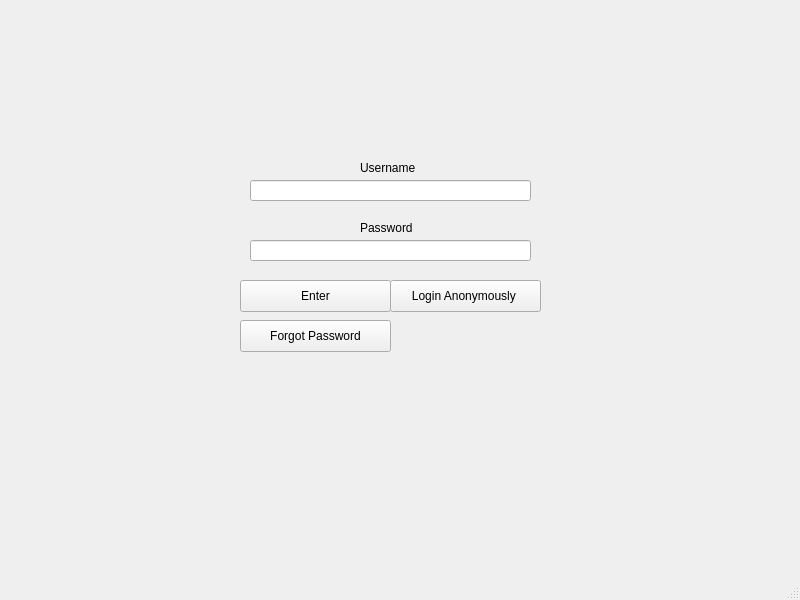
<?xml version="1.0" encoding="UTF-8"?>
<ui version="4.0">
 <class>MainWindow</class>
 <widget class="QMainWindow" name="MainWindow">
  <property name="geometry">
   <rect>
    <x>0</x>
    <y>0</y>
    <width>800</width>
    <height>600</height>
   </rect>
  </property>
  <property name="windowTitle">
   <string>MainWindow</string>
  </property>
  <widget class="QWidget" name="centralwidget">
   <widget class="QPushButton" name="pushButton">
    <property name="geometry">
     <rect>
      <x>240</x>
      <y>280</y>
      <width>151</width>
      <height>32</height>
     </rect>
    </property>
    <property name="text">
     <string>Enter</string>
    </property>
   </widget>
   <widget class="QLabel" name="label">
    <property name="geometry">
     <rect>
      <x>360</x>
      <y>160</y>
      <width>71</width>
      <height>16</height>
     </rect>
    </property>
    <property name="text">
     <string>Username</string>
    </property>
   </widget>
   <widget class="QLabel" name="label_2">
    <property name="geometry">
     <rect>
      <x>360</x>
      <y>220</y>
      <width>71</width>
      <height>16</height>
     </rect>
    </property>
    <property name="text">
     <string>Password</string>
    </property>
   </widget>
   <widget class="QLineEdit" name="lineEdit">
    <property name="geometry">
     <rect>
      <x>250</x>
      <y>180</y>
      <width>281</width>
      <height>21</height>
     </rect>
    </property>
   </widget>
   <widget class="QLineEdit" name="lineEdit_2">
    <property name="geometry">
     <rect>
      <x>250</x>
      <y>240</y>
      <width>281</width>
      <height>21</height>
     </rect>
    </property>
   </widget>
   <widget class="QPushButton" name="pushButton_2">
    <property name="geometry">
     <rect>
      <x>390</x>
      <y>280</y>
      <width>151</width>
      <height>32</height>
     </rect>
    </property>
    <property name="text">
     <string>Login Anonymously </string>
    </property>
   </widget>
   <widget class="QPushButton" name="pushButton_3">
    <property name="geometry">
     <rect>
      <x>240</x>
      <y>320</y>
      <width>151</width>
      <height>32</height>
     </rect>
    </property>
    <property name="text">
     <string>Forgot Password</string>
    </property>
   </widget>
  </widget>
  <widget class="QMenuBar" name="menubar">
   <property name="geometry">
    <rect>
     <x>0</x>
     <y>0</y>
     <width>800</width>
     <height>22</height>
    </rect>
   </property>
  </widget>
  <widget class="QStatusBar" name="statusbar"/>
 </widget>
 <resources/>
 <connections/>
</ui>
